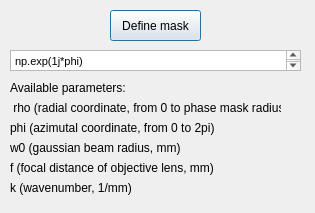
<?xml version="1.0" encoding="UTF-8"?>
<ui version="4.0">
 <class>Dialog</class>
 <widget class="QDialog" name="Dialog">
  <property name="geometry">
   <rect>
    <x>0</x>
    <y>0</y>
    <width>315</width>
    <height>213</height>
   </rect>
  </property>
  <property name="windowTitle">
   <string>Define phase mask</string>
  </property>
  <widget class="QLabel" name="label_2">
   <property name="geometry">
    <rect>
     <x>10</x>
     <y>100</y>
     <width>271</width>
     <height>16</height>
    </rect>
   </property>
   <property name="text">
    <string> rho (radial coordinate, from 0 to phase mask radius)</string>
   </property>
  </widget>
  <widget class="QLabel" name="label_3">
   <property name="geometry">
    <rect>
     <x>10</x>
     <y>80</y>
     <width>161</width>
     <height>16</height>
    </rect>
   </property>
   <property name="text">
    <string>Available parameters:</string>
   </property>
  </widget>
  <widget class="QLabel" name="label_4">
   <property name="geometry">
    <rect>
     <x>10</x>
     <y>140</y>
     <width>181</width>
     <height>16</height>
    </rect>
   </property>
   <property name="text">
    <string>w0 (gaussian beam radius, mm)</string>
   </property>
  </widget>
  <widget class="QLabel" name="label_5">
   <property name="geometry">
    <rect>
     <x>10</x>
     <y>160</y>
     <width>241</width>
     <height>16</height>
    </rect>
   </property>
   <property name="text">
    <string>f (focal distance of objective lens, mm)</string>
   </property>
  </widget>
  <widget class="QLabel" name="label_6">
   <property name="geometry">
    <rect>
     <x>10</x>
     <y>180</y>
     <width>141</width>
     <height>16</height>
    </rect>
   </property>
   <property name="text">
    <string>k (wavenumber, 1/mm)</string>
   </property>
  </widget>
  <widget class="QTextEdit" name="textEdit">
   <property name="geometry">
    <rect>
     <x>10</x>
     <y>50</y>
     <width>291</width>
     <height>21</height>
    </rect>
   </property>
   <property name="html">
    <string>&lt;!DOCTYPE HTML PUBLIC &quot;-//W3C//DTD HTML 4.0//EN&quot; &quot;http://www.w3.org/TR/REC-html40/strict.dtd&quot;&gt;
&lt;html&gt;&lt;head&gt;&lt;meta name=&quot;qrichtext&quot; content=&quot;1&quot; /&gt;&lt;style type=&quot;text/css&quot;&gt;
p, li { white-space: pre-wrap; }
&lt;/style&gt;&lt;/head&gt;&lt;body style=&quot; font-family:'MS Shell Dlg 2'; font-size:8.25pt; font-weight:400; font-style:normal;&quot;&gt;
&lt;p style=&quot; margin-top:0px; margin-bottom:0px; margin-left:0px; margin-right:0px; -qt-block-indent:0; text-indent:0px;&quot;&gt;np.exp(1j*phi)&lt;/p&gt;&lt;/body&gt;&lt;/html&gt;</string>
   </property>
  </widget>
  <widget class="QPushButton" name="pushButton">
   <property name="geometry">
    <rect>
     <x>110</x>
     <y>10</y>
     <width>91</width>
     <height>31</height>
    </rect>
   </property>
   <property name="text">
    <string>Define mask</string>
   </property>
  </widget>
  <widget class="QLabel" name="label">
   <property name="geometry">
    <rect>
     <x>10</x>
     <y>120</y>
     <width>301</width>
     <height>16</height>
    </rect>
   </property>
   <property name="text">
    <string>phi (azimutal coordinate, from 0 to 2pi)</string>
   </property>
  </widget>
 </widget>
 <resources/>
 <connections/>
</ui>
